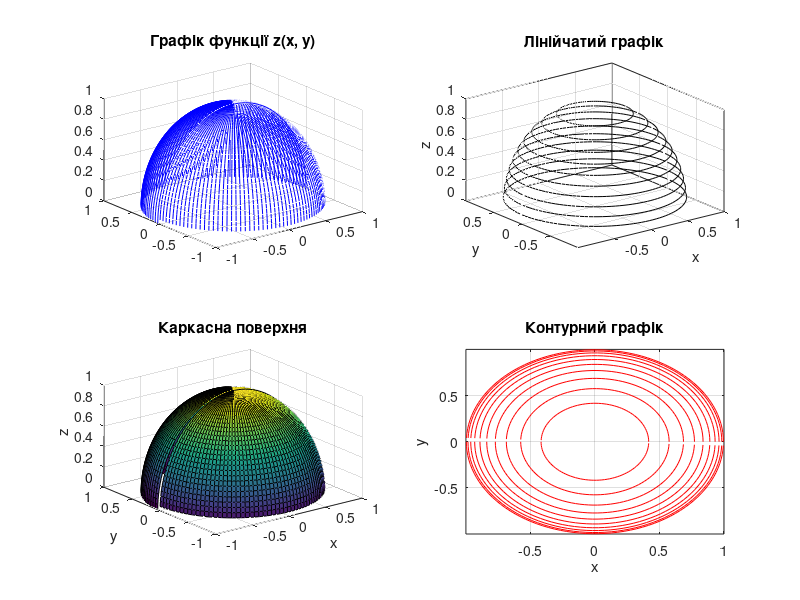
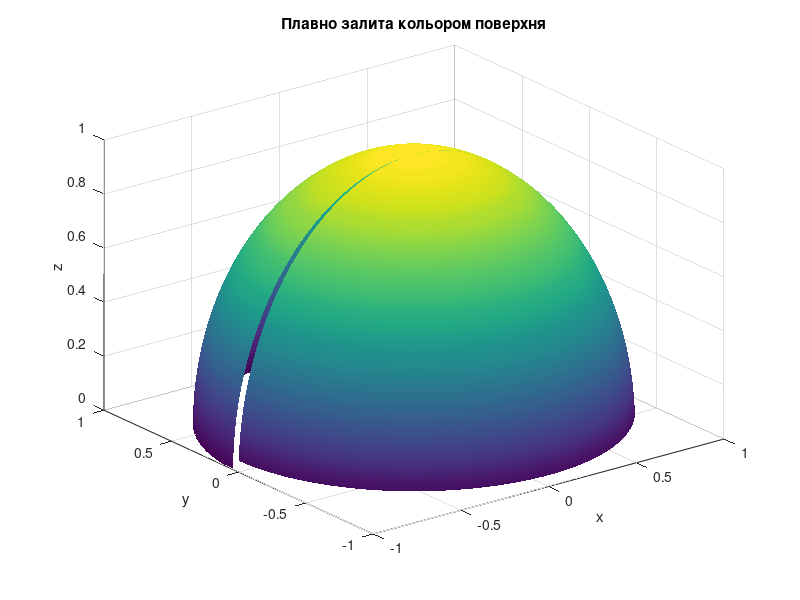

Here is the MATLAB script that generated these plots, in order:
u = [0:0.05:pi]';
v = [0:0.05:pi];
x = cos(u) * cos(v);
y = cos(u) * sin(v);
z = sin(u) * ones(size(v));

% Побудова графіків у відповідних підвікнах
figure;

% Графік функції z(x, y)
subplot(2, 2, 1);
plot3(x, y, z, 'b');
title('Графік функції z(x, y)');
grid on;

% Лінійчатий графік
subplot(2, 2, 2);
lines = 10; % Кількість ліній
contour3(x, y, z, lines, 'k');
title('Лінійчатий графік');
xlabel('x');
ylabel('y');
zlabel('z');
grid on;

% Каркасна поверхня та контурний графік
subplot(2, 2, 3);
surf(x, y, z);
title('Каркасна поверхня');
xlabel('x');
ylabel('y');
zlabel('z');
grid on;

subplot(2, 2, 4);
contour(x, y, z, 'LineColor', 'r');
title('Контурний графік');
xlabel('x');
ylabel('y');
grid on;

% Плавно залита кольором поверхня
figure;
surf(x, y, z, 'FaceColor', 'interp', 'EdgeColor', 'none');
title('Плавно залита кольором поверхня');
xlabel('x');
ylabel('y');
zlabel('z');
grid on;

